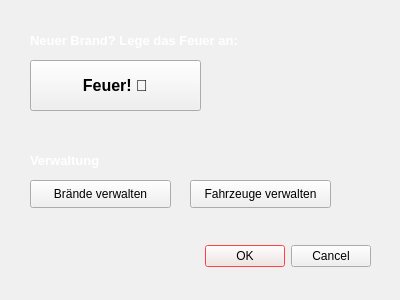
<?xml version="1.0" encoding="UTF-8"?>
<ui version="4.0">
 <class>Dialog</class>
 <widget class="QDialog" name="Dialog">
  <property name="geometry">
   <rect>
    <x>0</x>
    <y>0</y>
    <width>400</width>
    <height>300</height>
   </rect>
  </property>
  <property name="palette">
   <palette>
    <active>
     <colorrole role="WindowText">
      <brush brushstyle="SolidPattern">
       <color alpha="255">
        <red>255</red>
        <green>255</green>
        <blue>255</blue>
       </color>
      </brush>
     </colorrole>
     <colorrole role="Button">
      <brush brushstyle="SolidPattern">
       <color alpha="255">
        <red>255</red>
        <green>255</green>
        <blue>255</blue>
       </color>
      </brush>
     </colorrole>
     <colorrole role="Window">
      <brush brushstyle="SolidPattern">
       <color alpha="255">
        <red>199</red>
        <green>59</green>
        <blue>59</blue>
       </color>
      </brush>
     </colorrole>
     <colorrole role="Highlight">
      <brush brushstyle="SolidPattern">
       <color alpha="255">
        <red>255</red>
        <green>0</green>
        <blue>0</blue>
       </color>
      </brush>
     </colorrole>
     <colorrole role="Link">
      <brush brushstyle="SolidPattern">
       <color alpha="255">
        <red>255</red>
        <green>0</green>
        <blue>0</blue>
       </color>
      </brush>
     </colorrole>
    </active>
    <inactive>
     <colorrole role="WindowText">
      <brush brushstyle="SolidPattern">
       <color alpha="255">
        <red>255</red>
        <green>255</green>
        <blue>255</blue>
       </color>
      </brush>
     </colorrole>
     <colorrole role="Button">
      <brush brushstyle="SolidPattern">
       <color alpha="255">
        <red>240</red>
        <green>240</green>
        <blue>240</blue>
       </color>
      </brush>
     </colorrole>
     <colorrole role="Window">
      <brush brushstyle="SolidPattern">
       <color alpha="255">
        <red>240</red>
        <green>240</green>
        <blue>240</blue>
       </color>
      </brush>
     </colorrole>
     <colorrole role="Highlight">
      <brush brushstyle="SolidPattern">
       <color alpha="255">
        <red>255</red>
        <green>0</green>
        <blue>0</blue>
       </color>
      </brush>
     </colorrole>
     <colorrole role="Link">
      <brush brushstyle="SolidPattern">
       <color alpha="255">
        <red>255</red>
        <green>0</green>
        <blue>0</blue>
       </color>
      </brush>
     </colorrole>
    </inactive>
    <disabled>
     <colorrole role="WindowText">
      <brush brushstyle="SolidPattern">
       <color alpha="255">
        <red>120</red>
        <green>120</green>
        <blue>120</blue>
       </color>
      </brush>
     </colorrole>
     <colorrole role="Button">
      <brush brushstyle="SolidPattern">
       <color alpha="255">
        <red>240</red>
        <green>240</green>
        <blue>240</blue>
       </color>
      </brush>
     </colorrole>
     <colorrole role="Window">
      <brush brushstyle="SolidPattern">
       <color alpha="255">
        <red>240</red>
        <green>240</green>
        <blue>240</blue>
       </color>
      </brush>
     </colorrole>
     <colorrole role="Highlight">
      <brush brushstyle="SolidPattern">
       <color alpha="255">
        <red>255</red>
        <green>0</green>
        <blue>0</blue>
       </color>
      </brush>
     </colorrole>
     <colorrole role="Link">
      <brush brushstyle="SolidPattern">
       <color alpha="255">
        <red>255</red>
        <green>0</green>
        <blue>0</blue>
       </color>
      </brush>
     </colorrole>
    </disabled>
   </palette>
  </property>
  <property name="windowTitle">
   <string>Dialog</string>
  </property>
  <property name="whatsThis">
   <string/>
  </property>
  <widget class="QDialogButtonBox" name="button">
   <property name="geometry">
    <rect>
     <x>30</x>
     <y>240</y>
     <width>341</width>
     <height>32</height>
    </rect>
   </property>
   <property name="orientation">
    <enum>Qt::Horizontal</enum>
   </property>
   <property name="standardButtons">
    <set>QDialogButtonBox::Cancel|QDialogButtonBox::Ok</set>
   </property>
  </widget>
  <widget class="QPushButton" name="pushButtonFeuerAnlegen">
   <property name="geometry">
    <rect>
     <x>30</x>
     <y>60</y>
     <width>171</width>
     <height>51</height>
    </rect>
   </property>
   <property name="font">
    <font>
     <pointsize>12</pointsize>
     <weight>75</weight>
     <bold>true</bold>
    </font>
   </property>
   <property name="text">
    <string>Feuer! 🔥</string>
   </property>
  </widget>
  <widget class="QPushButton" name="pushButtonFeuerVerwalten">
   <property name="geometry">
    <rect>
     <x>30</x>
     <y>180</y>
     <width>141</width>
     <height>28</height>
    </rect>
   </property>
   <property name="text">
    <string>Brände verwalten</string>
   </property>
  </widget>
  <widget class="QPushButton" name="pushButtonFahrzeugeVerwalten">
   <property name="geometry">
    <rect>
     <x>190</x>
     <y>180</y>
     <width>141</width>
     <height>28</height>
    </rect>
   </property>
   <property name="text">
    <string>Fahrzeuge verwalten</string>
   </property>
  </widget>
  <widget class="QLabel" name="label">
   <property name="geometry">
    <rect>
     <x>30</x>
     <y>150</y>
     <width>121</width>
     <height>21</height>
    </rect>
   </property>
   <property name="font">
    <font>
     <pointsize>10</pointsize>
     <weight>75</weight>
     <bold>true</bold>
    </font>
   </property>
   <property name="text">
    <string>Verwaltung</string>
   </property>
  </widget>
  <widget class="QLabel" name="label_2">
   <property name="geometry">
    <rect>
     <x>30</x>
     <y>30</y>
     <width>281</width>
     <height>21</height>
    </rect>
   </property>
   <property name="font">
    <font>
     <family>Arial</family>
     <pointsize>10</pointsize>
     <weight>75</weight>
     <bold>true</bold>
    </font>
   </property>
   <property name="text">
    <string>Neuer Brand? Lege das Feuer an:</string>
   </property>
  </widget>
 </widget>
 <resources/>
 <connections>
  <connection>
   <sender>button</sender>
   <signal>accepted()</signal>
   <receiver>Dialog</receiver>
   <slot>accept()</slot>
   <hints>
    <hint type="sourcelabel">
     <x>248</x>
     <y>254</y>
    </hint>
    <hint type="destinationlabel">
     <x>157</x>
     <y>274</y>
    </hint>
   </hints>
  </connection>
  <connection>
   <sender>button</sender>
   <signal>rejected()</signal>
   <receiver>Dialog</receiver>
   <slot>reject()</slot>
   <hints>
    <hint type="sourcelabel">
     <x>316</x>
     <y>260</y>
    </hint>
    <hint type="destinationlabel">
     <x>286</x>
     <y>274</y>
    </hint>
   </hints>
  </connection>
 </connections>
</ui>
